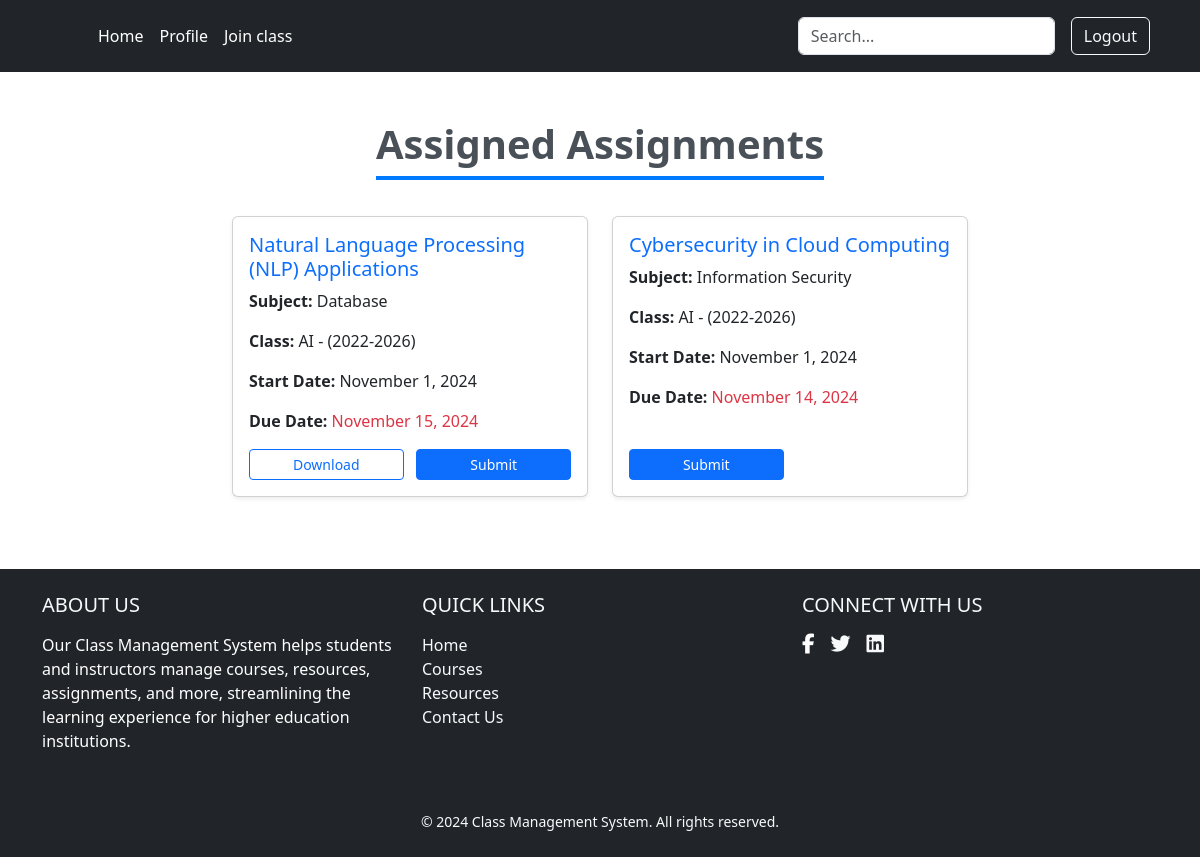
/profile/assigned-assignments/ (signed in), run on the app's committed database.
### auths/models.py (models this page shows, shortened)
class Assignment(models.Model):
    classroom = models.ForeignKey(Classroom, on_delete=models.CASCADE, related_name='assignments')
    title = models.CharField(max_length=50)
    subject = models.CharField(max_length=50)
    content = models.FileField(upload_to="assignments/assign/", blank=True, null=True)
    due_date = models.DateField(blank=True, null=True)
    start_date = models.DateField(blank=True, null=True)

class Classroom(models.Model):
    department = models.CharField(max_length=50)
    session = models.CharField(max_length=50)
    pass
    def __str__(self):
        return f"{self.department} - ({self.session})"

### profileApp/views/assign_assignment_view.py (the view)
# urls.py: path('assigned-assignments/', assign_assignment_view.assigned_assignments, name='assigned_assignments'),
@login_required
def assigned_assignments(request):
    joined_class = request.user.classroom
    assignments = Assignment.objects.filter(classroom=joined_class) if joined_class else []
    context = {
        'assignments': assignments
    }
    return render(request, 'assigned_assignment.html', context)

### templates/assigned_assignment.html
{% extends "base.html" %}
{% block content %}
{% load static %}
<div class="container mt-5">
  <h2 class="text-center mb-5" style="font-size: 2.5rem; font-weight: 600; color: #495057;">
    <span style="border-bottom: 4px solid #007bff; padding-bottom: 0.3rem;">Assigned Assignments</span>
  </h2>
    {% if assignments %}
      <div class="row justify-content-center">
        {% for assignment in assignments %}
          <div class="col-md-4 mb-4">
            <div class="card shadow-sm h-100">
              <div class="card-body d-flex flex-column">
                <h5 class="card-title text-primary">{{ assignment.title }}</h5>
                <p class="card-text"><strong>Subject:</strong> {{ assignment.subject }}</p>
                <p class="card-text"><strong>Class:</strong> {{ assignment.classroom }}</p>
                <p class="card-text"><strong>Start Date:</strong> {{ assignment.start_date|date:"F j, Y" }}</p>
                <p class="card-text"><strong>Due Date:</strong> <span class="text-danger">{{ assignment.due_date|date:"F j, Y" }}</span></p>
                <div class="mt-auto d-flex justify-content-between">
                  {% if assignment.content %}
                    <a href="{{ assignment.content.url }}" class="btn btn-outline-primary btn-sm" style="width: 48%;">Download</a>
                  {% endif %}
                  <a href="{% url 'assignment_detail' assignment.id %}" class="btn btn-primary btn-sm" style="width: 48%;">Submit</a>
                </div>
              </div>
            </div>
          </div>
        {% endfor %}
      </div>
    {% else %}
      <div class="text-center mt-5">
        <p class="text-muted">No assignments have been assigned yet.</p>
      </div>
    {% endif %}
</div>
{% endblock %}

### data on the page
Assignment: title "Natural Language Processing (NLP) Applications", subject "Database", classroom "AI - (2022-2026)", start_date "November 1, 2024", due_date "November 15, 2024"
Assignment: title "Cybersecurity in Cloud Computing", subject "Information Security", classroom "AI - (2022-2026)", start_date "November 1, 2024", due_date "November 14, 2024"
